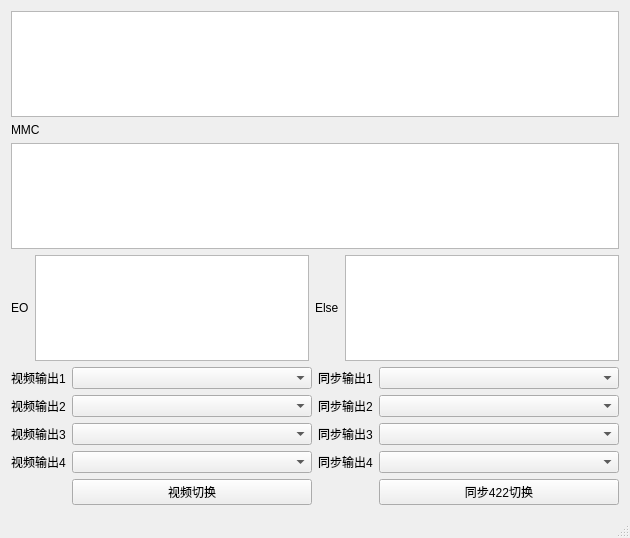
<?xml version="1.0" encoding="UTF-8"?>
<ui version="4.0">
 <class>MainWindow</class>
 <widget class="QMainWindow" name="MainWindow">
  <property name="geometry">
   <rect>
    <x>0</x>
    <y>0</y>
    <width>630</width>
    <height>538</height>
   </rect>
  </property>
  <property name="sizePolicy">
   <sizepolicy hsizetype="Preferred" vsizetype="Preferred">
    <horstretch>0</horstretch>
    <verstretch>0</verstretch>
   </sizepolicy>
  </property>
  <property name="minimumSize">
   <size>
    <width>0</width>
    <height>0</height>
   </size>
  </property>
  <property name="font">
   <font>
    <pointsize>9</pointsize>
   </font>
  </property>
  <property name="windowTitle">
   <string>MMC Monitor</string>
  </property>
  <widget class="QWidget" name="centralWidget">
   <property name="enabled">
    <bool>true</bool>
   </property>
   <property name="sizePolicy">
    <sizepolicy hsizetype="Expanding" vsizetype="Expanding">
     <horstretch>1</horstretch>
     <verstretch>1</verstretch>
    </sizepolicy>
   </property>
   <property name="minimumSize">
    <size>
     <width>0</width>
     <height>0</height>
    </size>
   </property>
   <property name="layoutDirection">
    <enum>Qt::LeftToRight</enum>
   </property>
   <layout class="QVBoxLayout" name="verticalLayout">
    <item>
     <widget class="QTableView" name="tvMMCState"/>
    </item>
    <item>
     <widget class="QLabel" name="label_MMCFr">
      <property name="text">
       <string>MMC</string>
      </property>
      <property name="buddy">
       <cstring>teMMC</cstring>
      </property>
     </widget>
    </item>
    <item>
     <widget class="QTextEdit" name="teMMC"/>
    </item>
    <item>
     <layout class="QHBoxLayout" name="horizontalLayout_5">
      <item>
       <widget class="QLabel" name="label_EOFr">
        <property name="text">
         <string>EO</string>
        </property>
        <property name="buddy">
         <cstring>teEO</cstring>
        </property>
       </widget>
      </item>
      <item>
       <widget class="QTextEdit" name="teElse"/>
      </item>
      <item>
       <widget class="QLabel" name="label_ElseFr">
        <property name="text">
         <string>Else</string>
        </property>
        <property name="buddy">
         <cstring>teElse</cstring>
        </property>
       </widget>
      </item>
      <item>
       <widget class="QTextEdit" name="teEO"/>
      </item>
     </layout>
    </item>
    <item>
     <layout class="QHBoxLayout" name="horizontalLayout_4">
      <item>
       <layout class="QHBoxLayout" name="horizontalLayout">
        <item>
         <layout class="QFormLayout" name="formLayout">
          <item row="0" column="0">
           <widget class="QLabel" name="label">
            <property name="sizePolicy">
             <sizepolicy hsizetype="Preferred" vsizetype="Preferred">
              <horstretch>0</horstretch>
              <verstretch>0</verstretch>
             </sizepolicy>
            </property>
            <property name="text">
             <string>视频输出1</string>
            </property>
            <property name="buddy">
             <cstring>cbVS_1</cstring>
            </property>
           </widget>
          </item>
          <item row="1" column="0">
           <widget class="QLabel" name="label_2">
            <property name="sizePolicy">
             <sizepolicy hsizetype="Preferred" vsizetype="Preferred">
              <horstretch>0</horstretch>
              <verstretch>0</verstretch>
             </sizepolicy>
            </property>
            <property name="text">
             <string>视频输出2</string>
            </property>
            <property name="buddy">
             <cstring>cbVS_2</cstring>
            </property>
           </widget>
          </item>
          <item row="3" column="0">
           <widget class="QLabel" name="label_4">
            <property name="sizePolicy">
             <sizepolicy hsizetype="Preferred" vsizetype="Preferred">
              <horstretch>0</horstretch>
              <verstretch>0</verstretch>
             </sizepolicy>
            </property>
            <property name="text">
             <string>视频输出4</string>
            </property>
            <property name="buddy">
             <cstring>cbVS_4</cstring>
            </property>
           </widget>
          </item>
          <item row="2" column="0">
           <widget class="QLabel" name="label_3">
            <property name="sizePolicy">
             <sizepolicy hsizetype="Preferred" vsizetype="Preferred">
              <horstretch>0</horstretch>
              <verstretch>0</verstretch>
             </sizepolicy>
            </property>
            <property name="text">
             <string>视频输出3</string>
            </property>
            <property name="buddy">
             <cstring>cbVS_3</cstring>
            </property>
           </widget>
          </item>
          <item row="0" column="1">
           <widget class="QComboBox" name="cbVS_1">
            <property name="sizePolicy">
             <sizepolicy hsizetype="Preferred" vsizetype="Fixed">
              <horstretch>0</horstretch>
              <verstretch>0</verstretch>
             </sizepolicy>
            </property>
            <property name="minimumSize">
             <size>
              <width>120</width>
              <height>0</height>
             </size>
            </property>
           </widget>
          </item>
          <item row="1" column="1">
           <widget class="QComboBox" name="cbVS_2">
            <property name="sizePolicy">
             <sizepolicy hsizetype="Preferred" vsizetype="Fixed">
              <horstretch>0</horstretch>
              <verstretch>0</verstretch>
             </sizepolicy>
            </property>
            <property name="minimumSize">
             <size>
              <width>120</width>
              <height>0</height>
             </size>
            </property>
           </widget>
          </item>
          <item row="2" column="1">
           <widget class="QComboBox" name="cbVS_3">
            <property name="sizePolicy">
             <sizepolicy hsizetype="Preferred" vsizetype="Fixed">
              <horstretch>0</horstretch>
              <verstretch>0</verstretch>
             </sizepolicy>
            </property>
            <property name="minimumSize">
             <size>
              <width>120</width>
              <height>0</height>
             </size>
            </property>
           </widget>
          </item>
          <item row="3" column="1">
           <widget class="QComboBox" name="cbVS_4">
            <property name="sizePolicy">
             <sizepolicy hsizetype="Preferred" vsizetype="Fixed">
              <horstretch>0</horstretch>
              <verstretch>0</verstretch>
             </sizepolicy>
            </property>
            <property name="minimumSize">
             <size>
              <width>120</width>
              <height>0</height>
             </size>
            </property>
           </widget>
          </item>
          <item row="4" column="1">
           <widget class="QPushButton" name="pbVideoSwitch">
            <property name="text">
             <string>视频切换</string>
            </property>
           </widget>
          </item>
         </layout>
        </item>
       </layout>
      </item>
      <item>
       <layout class="QHBoxLayout" name="horizontalLayout_3" stretch="0">
        <item>
         <layout class="QFormLayout" name="formLayout_3">
          <item row="1" column="0">
           <widget class="QLabel" name="label_6">
            <property name="sizePolicy">
             <sizepolicy hsizetype="Preferred" vsizetype="Preferred">
              <horstretch>0</horstretch>
              <verstretch>0</verstretch>
             </sizepolicy>
            </property>
            <property name="text">
             <string>同步输出2</string>
            </property>
            <property name="buddy">
             <cstring>cbSS_2</cstring>
            </property>
           </widget>
          </item>
          <item row="0" column="0">
           <widget class="QLabel" name="label_5">
            <property name="sizePolicy">
             <sizepolicy hsizetype="Preferred" vsizetype="Preferred">
              <horstretch>0</horstretch>
              <verstretch>0</verstretch>
             </sizepolicy>
            </property>
            <property name="text">
             <string>同步输出1</string>
            </property>
            <property name="buddy">
             <cstring>cbSS_1</cstring>
            </property>
           </widget>
          </item>
          <item row="2" column="0">
           <widget class="QLabel" name="label_7">
            <property name="sizePolicy">
             <sizepolicy hsizetype="Preferred" vsizetype="Preferred">
              <horstretch>0</horstretch>
              <verstretch>0</verstretch>
             </sizepolicy>
            </property>
            <property name="text">
             <string>同步输出3</string>
            </property>
            <property name="buddy">
             <cstring>cbSS_3</cstring>
            </property>
           </widget>
          </item>
          <item row="3" column="0">
           <widget class="QLabel" name="label_8">
            <property name="sizePolicy">
             <sizepolicy hsizetype="Preferred" vsizetype="Preferred">
              <horstretch>0</horstretch>
              <verstretch>0</verstretch>
             </sizepolicy>
            </property>
            <property name="text">
             <string>同步输出4</string>
            </property>
            <property name="buddy">
             <cstring>cbSS_4</cstring>
            </property>
           </widget>
          </item>
          <item row="0" column="1">
           <widget class="QComboBox" name="cbSS_1">
            <property name="sizePolicy">
             <sizepolicy hsizetype="Preferred" vsizetype="Fixed">
              <horstretch>0</horstretch>
              <verstretch>0</verstretch>
             </sizepolicy>
            </property>
            <property name="minimumSize">
             <size>
              <width>120</width>
              <height>0</height>
             </size>
            </property>
           </widget>
          </item>
          <item row="1" column="1">
           <widget class="QComboBox" name="cbSS_2">
            <property name="sizePolicy">
             <sizepolicy hsizetype="Preferred" vsizetype="Fixed">
              <horstretch>0</horstretch>
              <verstretch>0</verstretch>
             </sizepolicy>
            </property>
            <property name="minimumSize">
             <size>
              <width>120</width>
              <height>0</height>
             </size>
            </property>
           </widget>
          </item>
          <item row="2" column="1">
           <widget class="QComboBox" name="cbSS_3">
            <property name="sizePolicy">
             <sizepolicy hsizetype="Preferred" vsizetype="Fixed">
              <horstretch>0</horstretch>
              <verstretch>0</verstretch>
             </sizepolicy>
            </property>
            <property name="minimumSize">
             <size>
              <width>120</width>
              <height>0</height>
             </size>
            </property>
           </widget>
          </item>
          <item row="3" column="1">
           <widget class="QComboBox" name="cbSS_4">
            <property name="sizePolicy">
             <sizepolicy hsizetype="Preferred" vsizetype="Fixed">
              <horstretch>0</horstretch>
              <verstretch>0</verstretch>
             </sizepolicy>
            </property>
            <property name="minimumSize">
             <size>
              <width>120</width>
              <height>0</height>
             </size>
            </property>
           </widget>
          </item>
          <item row="4" column="1">
           <widget class="QPushButton" name="pbSync422Switch">
            <property name="text">
             <string>同步422切换</string>
            </property>
           </widget>
          </item>
         </layout>
        </item>
       </layout>
      </item>
     </layout>
    </item>
   </layout>
  </widget>
  <widget class="QStatusBar" name="statusBar"/>
 </widget>
 <layoutdefault spacing="6" margin="11"/>
 <resources/>
 <connections/>
</ui>
